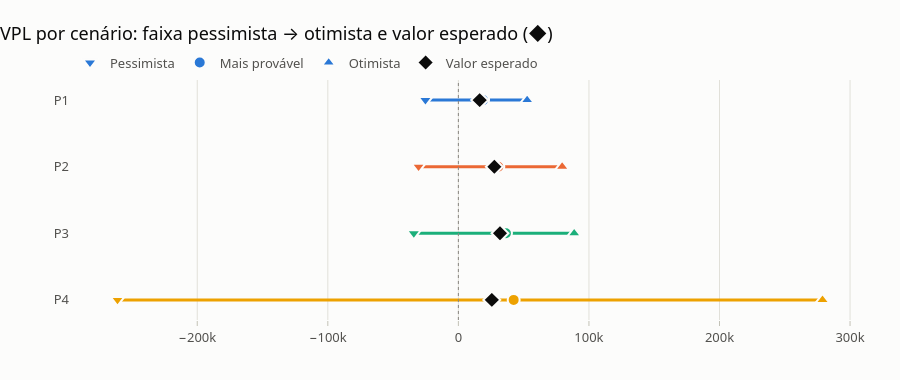

Notebook code cell kept with this figure:
### Code cell
fig = viz.grafico_cenarios(resultado, "vpl", resumo, titulo="VPL por cenário: faixa pessimista → otimista e valor esperado (◆)")
viz.exportar(fig, f"{SAIDA}/cenarios_vpl")
fig

### Figure 1 — Plotly figure (JSON) as saved in the notebook; plotly's stock layout.template omitted (floating-point values rounded to 4 significant figures)
{"data": [{"hoverinfo": "skip", "line": {"color": "#2a78d6", "width": 3}, "mode": "lines", "showlegend": false, "type": "scatter", "x": [-25250.0, 52680.0], "y": ["P1", "P1"]}, {"hoverinfo": "skip", "line": {"color": "#eb6834", "width": 3}, "mode": "lines", "showlegend": false, "type": "scatter", "x": [-30510.0, 79500.0], "y": ["P2", "P2"]}, {"hoverinfo": "skip", "line": {"color": "#1baf7a", "width": 3}, "mode": "lines", "showlegend": false, "type": "scatter", "x": [-34130.0, 88710.0], "y": ["P3", "P3"]}, {"hoverinfo": "skip", "line": {"color": "#eda100", "width": 3}, "mode": "lines", "showlegend": false, "type": "scatter", "x": [-261100.0, 278900.0], "y": ["P4", "P4"]}, {"hovertemplate": "%{y} · Pessimista<br>%{text}<extra></extra>", "marker": {"color": ["#2a78d6", "#eb6834", "#1baf7a", "#eda100"], "line": {"color": "#fcfcfb", "width": 2}, "size": 12, "symbol": "triangle-down"}, "mode": "markers", "name": "Pessimista", "text": ["−$ 25.254", "−$ 30.506", "−$ 34.126", "−$ 261.089"], "type": "scatter", "x": [-25250.0, -30510.0, -34130.0, -261100.0], "y": ["P1", "P2", "P3", "P4"]}, {"hovertemplate": "%{y} · Mais provável<br>%{text}<extra></extra>", "marker": {"color": ["#2a78d6", "#eb6834", "#1baf7a", "#eda100"], "line": {"color": "#fcfcfb", "width": 2}, "size": 12, "symbol": "circle"}, "mode": "markers", "name": "Mais provável", "text": ["$ 18.902", "$ 30.609", "$ 36.440", "$ 42.350"], "type": "scatter", "x": [18900.0, 30610.0, 36440.0, 42350.0], "y": ["P1", "P2", "P3", "P4"]}, {"hovertemplate": "%{y} · Otimista<br>%{text}<extra></extra>", "marker": {"color": ["#2a78d6", "#eb6834", "#1baf7a", "#eda100"], "line": {"color": "#fcfcfb", "width": 2}, "size": 12, "symbol": "triangle-up"}, "mode": "markers", "name": "Otimista", "text": ["$ 52.675", "$ 79.501", "$ 88.713", "$ 278.894"], "type": "scatter", "x": [52680.0, 79500.0, 88710.0, 278900.0], "y": ["P1", "P2", "P3", "P4"]}, {"hovertemplate": "%{y}<br>E = %{text}<extra></extra>", "marker": {"color": "#0b0b0b", "line": {"color": "#fcfcfb", "width": 2}, "size": 13, "symbol": "diamond"}, "mode": "markers", "name": "Valor esperado", "text": ["$ 16.306", "$ 27.553", "$ 31.867", "$ 25.626"], "type": "scatter", "x": [16310.0, 27550.0, 31870.0, 25630.0], "y": ["P1", "P2", "P3", "P4"]}], "layout": {"height": 380, "shapes": [{"line": {"color": "#898781", "dash": "dot", "width": 1}, "type": "line", "x0": 0.0, "x1": 0.0, "xref": "x", "y0": 0, "y1": 1, "yref": "y domain"}], "title": {"text": "VPL por cenário: faixa pessimista → otimista e valor esperado (◆)"}, "xaxis": {"gridcolor": "#e1e0d9", "showgrid": true}, "yaxis": {"autorange": "reversed", "showgrid": false, "zeroline": false}}}
